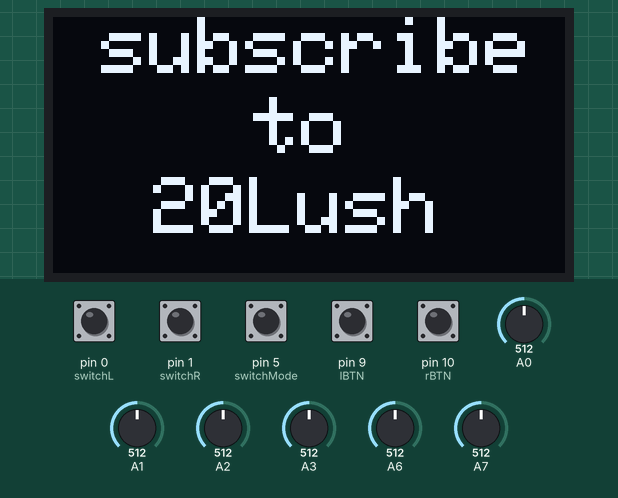
Recording of a sketch running on a simulated Arduino Nano, built with avr-gcc and run on an emulated ATmega328P. Parts: 128×64 one-colour display. Inputs (shaded band) come from the test bench; at power-on: pin 0 (switchL), pin 1 (switchR), pin 5 (switchMode), pin 9 (lBTN), pin 10 (rBTN) HIGH, A0 = 512, A1 = 512, A2 = 512, A3 = 512, A6 = 512, A7 = 512. No radio packets arrive unless stated.

Above: at 0.1 s.

The sketch:

RF-Moduli-Mini.ino
```cpp
/*
* Transmitter Code for RF Moduli Mini
* Written by Christopher Lai
* For loklokfafa
*
* Last Updated: 11/25/2022 - zach
*/
#include <SPI.h>
#include <nRF24L01.h>
#include <RF24.h>

#include <Wire.h>
#include <Adafruit_GFX.h>
#include <Adafruit_SSD1306.h>

#define SCREEN_WIDTH 128 // OLED display width, in pixels
#define SCREEN_HEIGHT 64 // OLED display height, in pixels

// Declaration for an SSD1306 display connected to I2C (SDA, SCL pins)
Adafruit_SSD1306 display(SCREEN_WIDTH, SCREEN_HEIGHT, &Wire, -1);

RF24 radio(7, 8); // CE, CSN
const byte address[6] = "00501";
const uint8_t  channel = 169;

const int lowmap = -256;
const int highmap = 256;

//added 11/25/2022 - zach
//the deadzone on my adafruits were 16 so im kinda mad these ones are better than ones i paid $12 each for -_-
const int deadzone = 12;

// Define the digital inputs
#define lBTN 9  // Joystick button 1
#define rBTN 10  // Joystick button 2
#define switchL 0 // Left Switch
#define switchR 1 // Right Switch
#define switchMode 5 // Mode Switch

// Max size 32 bytes because of buffer limit
struct CMD_Packet {
  int leftstickx;
  int leftsticky;
  int rightstickx;
  int rightsticky;
  byte btnleft;
  byte btnright;
  byte potleft;
  byte potright;
  byte modeSW;
  byte leftSW;
  byte rightSW;
};

//Make command packet
CMD_Packet packet;

void setup() {
  //Serial.begin(9600);
  radio.begin();
  radio.openWritingPipe(address);
  radio.setPALevel(RF24_PA_LOW,0);
  radio.setChannel(channel);
  radio.stopListening();
  //Serial.println("Sending");

  // Check for OLED Availability
  if(!display.begin(SSD1306_SWITCHCAPVCC, 0x3C)) { // Address 0x3D for 128x64
    //Serial.println(F("SSD1306 allocation failed"));
    for(;;);
  }

  display.clearDisplay();

  display.setTextSize(2);
  display.setTextColor(WHITE);
  display.setCursor(12, 0);
  display.println("subscribe");
  display.setCursor(50, 20);
  display.println("to");
  display.setCursor(25, 40);
  display.println("20Lush");
  display.display();
  delay(2500);

  //Set Up Controls
  pinMode(lBTN, INPUT_PULLUP);
  pinMode(rBTN, INPUT_PULLUP);
  pinMode(switchL, INPUT_PULLUP);
  pinMode(switchR, INPUT_PULLUP);
  pinMode(switchMode, INPUT_PULLUP);
}

void loop() {

  int tempx = 0;
  int tempy = 0;

  //Serial.println(analogRead(A0));


  // Read all analog inputs and map them to one Byte value
  //kinda cursed with the sanitizing
  //Gather Left Stick Values
  packet.leftstickx = sanitize(map(analogRead(A1),0,1023,lowmap,highmap));
  packet.leftsticky = sanitize(map(analogRead(A0),0,1023,highmap,lowmap));

  //Gather Right Stick Values
  packet.rightstickx = sanitize(map(analogRead(A3),0,1023,lowmap,highmap));
  packet.rightsticky = sanitize(map(analogRead(A2),0,1023,highmap,lowmap));

  // Read all digital inputs
  packet.btnleft = digitalRead(lBTN);
  packet.btnright = digitalRead(rBTN);
  packet.modeSW = digitalRead(switchMode);
  packet.leftSW = digitalRead(switchL);
  packet.rightSW = digitalRead(switchR);

  // Read potentiometer values and assign them to packet
  packet.potleft = map(analogRead(A6),0,1023,highmap,lowmap);
  packet.potright = map(analogRead(A7),0,1023,highmap,lowmap);

  // Send the whole data from the structure to the receiver
  radio.write(&packet, sizeof(packet));

  // debug();
  //OLED_display();
  //removed this for latency reasons, the cycles were really slowing down
  //the sanitize function was the straw that broke the camel's back

  //delay(5);
}

void OLED_display()
{
  display.clearDisplay();
  display.setTextSize(2);
  display.setTextColor(WHITE);
  display.setCursor(15,0);
  display.println("CONTROLS");
  display.setTextSize(1);
  display.setCursor(0,20);
  display.println("LX: " + String(packet.leftstickx));
  display.setCursor(0,30);
  display.println("LY: " + String(packet.leftsticky));
  display.setCursor(0,40);
  display.println("RX: " + String(packet.rightstickx));
  display.setCursor(0,50);
  display.println("RY: " + String(packet.rightsticky));
  display.setCursor(64,20);
  display.println("BTN: " + String(packet.btnleft) + " | " + String(packet.btnright));
  display.setCursor(64,30);
  display.println("SW: " + String(packet.leftSW) + " | " + String(packet.rightSW));
  display.setCursor(64,40);
  display.println("POTL: " + String(packet.potleft));
  display.setCursor(64,50);
  display.println("POTR: " + String(packet.potright));
  display.display();
}

//added 11/25/2022 - zach
int sanitize(int stick){

  if(abs(stick) < deadzone)
    return 0;
  else
    return stick;

}

void debug() {
      //THIS IS FOR DEBUG
      delay(5);
}
```
